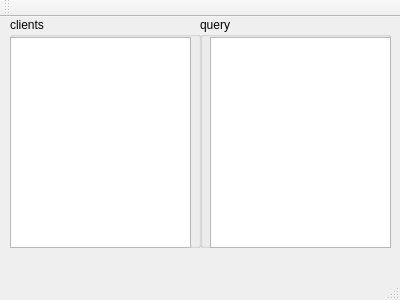
<?xml version="1.0" encoding="UTF-8"?>
<ui version="4.0">
 <class>layerWindow</class>
 <widget class="QMainWindow" name="layerWindow">
  <property name="geometry">
   <rect>
    <x>0</x>
    <y>0</y>
    <width>400</width>
    <height>300</height>
   </rect>
  </property>
  <property name="windowTitle">
   <string>layerWindow</string>
  </property>
  <widget class="QWidget" name="centralWidget">
   <widget class="QGroupBox" name="groupBox">
    <property name="geometry">
     <rect>
      <x>200</x>
      <y>0</y>
      <width>191</width>
      <height>231</height>
     </rect>
    </property>
    <property name="title">
     <string>query</string>
    </property>
    <widget class="QListView" name="listView_2">
     <property name="geometry">
      <rect>
       <x>10</x>
       <y>20</y>
       <width>181</width>
       <height>211</height>
      </rect>
     </property>
    </widget>
   </widget>
   <widget class="QGroupBox" name="groupBox_2">
    <property name="geometry">
     <rect>
      <x>10</x>
      <y>0</y>
      <width>191</width>
      <height>231</height>
     </rect>
    </property>
    <property name="title">
     <string>clients</string>
    </property>
    <widget class="QListView" name="listView">
     <property name="geometry">
      <rect>
       <x>0</x>
       <y>20</y>
       <width>181</width>
       <height>211</height>
      </rect>
     </property>
    </widget>
   </widget>
  </widget>
  <widget class="QMenuBar" name="menuBar">
   <property name="geometry">
    <rect>
     <x>0</x>
     <y>0</y>
     <width>400</width>
     <height>25</height>
    </rect>
   </property>
  </widget>
  <widget class="QToolBar" name="mainToolBar">
   <attribute name="toolBarArea">
    <enum>TopToolBarArea</enum>
   </attribute>
   <attribute name="toolBarBreak">
    <bool>false</bool>
   </attribute>
  </widget>
  <widget class="QStatusBar" name="statusBar"/>
 </widget>
 <layoutdefault spacing="6" margin="11"/>
 <resources/>
 <connections/>
</ui>
